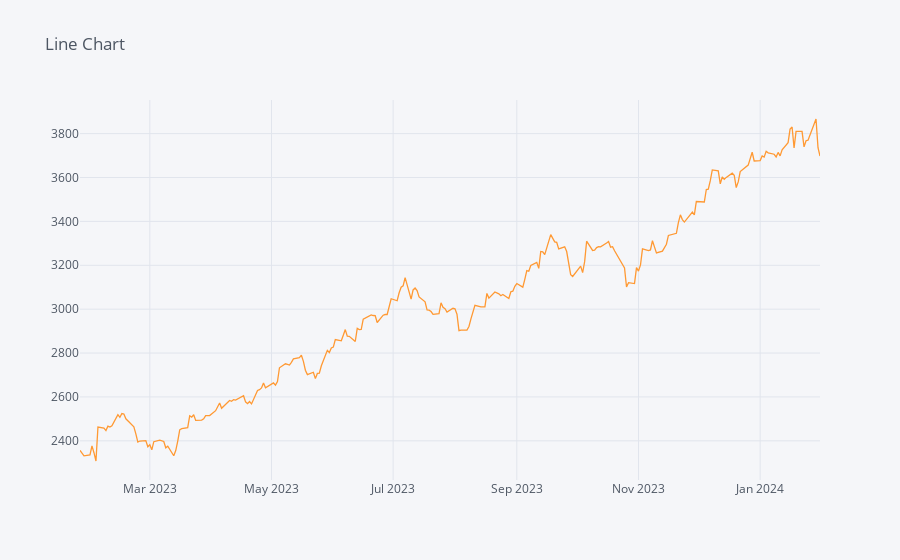

Notebook source saved alongside this figure:
### Markdown cell above
# Plotting + visualization of time series

### Code cell
df['Close'].iplot(kind='line', title='Line Chart')

### Figure 1 — Plotly figure (JSON) as saved in the notebook; plotly's stock layout.template omitted (floating-point values rounded to 4 significant figures; data arrays with more than 128 entries replaced by an {"elided": "..."} marker saying what was removed)
{"data": [{"line": {"color": "rgba(255, 153, 51, 1.0)", "dash": "solid", "shape": "linear", "width": 1.3}, "mode": "lines", "name": "Close", "text": "", "type": "scatter", "x": {"elided": "250 str values"}, "y": {"elided": "250 float values"}}], "layout": {"legend": {"bgcolor": "#F5F6F9", "font": {"color": "#4D5663"}}, "paper_bgcolor": "#F5F6F9", "plot_bgcolor": "#F5F6F9", "title": {"font": {"color": "#4D5663"}, "text": "Line Chart"}, "xaxis": {"gridcolor": "#E1E5ED", "showgrid": true, "tickfont": {"color": "#4D5663"}, "title": {"font": {"color": "#4D5663"}, "text": ""}, "zerolinecolor": "#E1E5ED"}, "yaxis": {"gridcolor": "#E1E5ED", "showgrid": true, "tickfont": {"color": "#4D5663"}, "title": {"font": {"color": "#4D5663"}, "text": ""}, "zerolinecolor": "#E1E5ED"}}}
